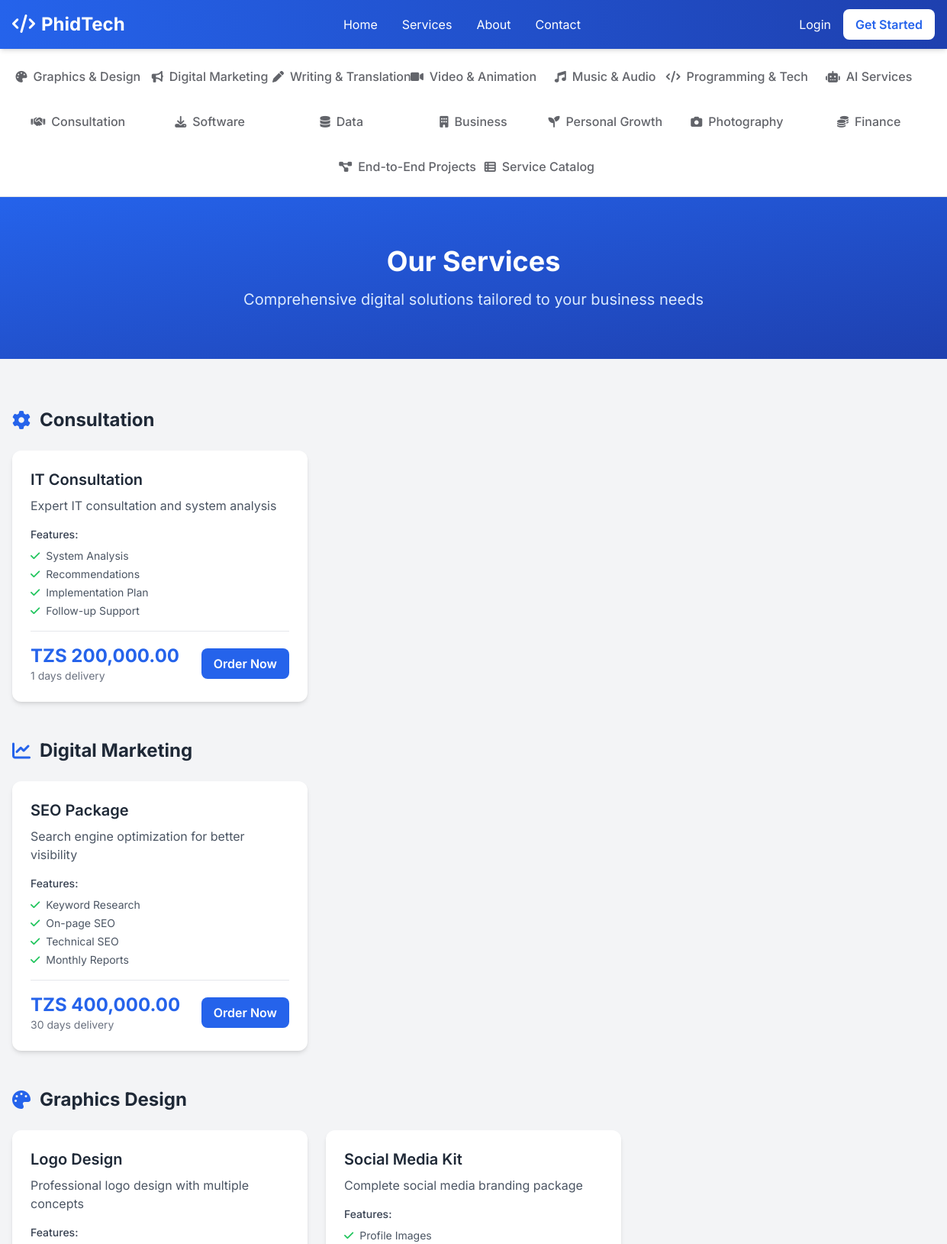
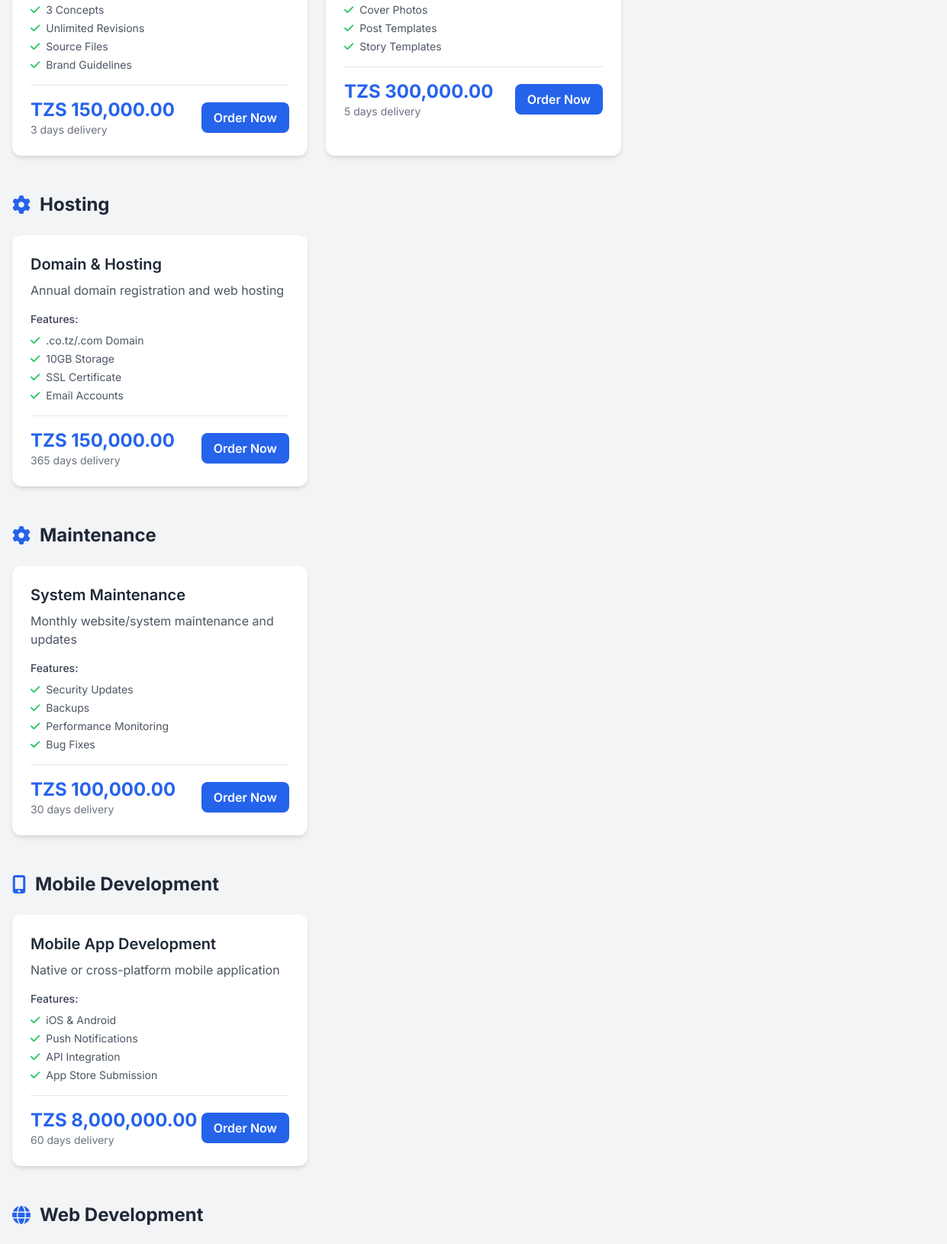
/services.php (upper part), run on the app's committed database (2 pictures, top to bottom).
### tables this page shows
CREATE TABLE services (
    id INT PRIMARY KEY AUTO_INCREMENT,
    name VARCHAR(100) NOT NULL,
    description TEXT,
    category VARCHAR(50),
    base_price DECIMAL(15, 2) NOT NULL,
    duration_days INT DEFAULT 7,
    features TEXT,
    status ENUM('active', 'inactive') DEFAULT 'active',
    created_at TIMESTAMP DEFAULT CURRENT_TIMESTAMP
);

### config/config.php (called while the page is built, shortened)
<?php
function formatCurrency($amount) {
    return 'TZS ' . number_format($amount, 2);
}

### services.php (the view, shortened to what this page needs)
<?php
require_once __DIR__ . '/config/config.php';
$db = new Database();
$conn = $db->getConnection();
$stmt = $conn->query("SELECT * FROM services WHERE status = 'active' ORDER BY category, base_price ASC");
$services = $stmt->fetchAll();
$grouped = [];
foreach ($services as $service) {
    $grouped[$service['category']][] = $service;
}
require_once __DIR__ . '/includes/header.php';
?>
<section class="bg-gradient-to-br from-primary to-secondary text-white py-16">
    <div class="max-w-7xl mx-auto px-4 text-center">
        <h1 class="text-4xl font-bold mb-4">Our Services</h1>
        <p class="text-xl text-blue-100 max-w-2xl mx-auto">
            Comprehensive digital solutions tailored to your business needs
        </p>
    </div>
</section>
<section class="py-16">
    <div class="max-w-7xl mx-auto px-4">
        <?php foreach ($grouped as $category => $categoryServices): ?>
        <div class="mb-12">
            <h2 class="text-2xl font-bold text-gray-800 mb-6 flex items-center">
                <i class="fas fa-<?= $category === 'Web Development' ? 'globe' : ($category === 'Mobile Development' ? 'mobile-alt' : ($category === 'Graphics Design' ? 'palette' : ($category === 'Digital Marketing' ? 'chart-line' : 'cog'))) ?> mr-3 text-primary"></i>
                <?= htmlspecialchars($category) ?>
            </h2>
            <div class="grid grid-cols-1 md:grid-cols-2 lg:grid-cols-3 gap-6">
                <?php foreach ($categoryServices as $service): ?>
                <div class="bg-white rounded-xl shadow-md hover:shadow-xl transition overflow-hidden">
                    <div class="p-6">
                        <h3 class="text-xl font-semibold text-gray-800 mb-2"><?= htmlspecialchars($service['name']) ?></h3>
                        <p class="text-gray-600 mb-4"><?= htmlspecialchars($service['description']) ?></p>
                        <?php if ($service['features']): ?>
                        <div class="mb-4">
                            <p class="text-sm font-medium text-gray-700 mb-2">Features:</p>
                            <ul class="text-sm text-gray-600 space-y-1">
                                <?php foreach (explode(',', $service['features']) as $feature): ?>
                                <li><i class="fas fa-check text-green-500 mr-2"></i><?= trim($feature) ?></li>
                                <?php endforeach; ?>
                            </ul>
                        </div>
                        <?php endif; ?>
                        <div class="flex items-center justify-between pt-4 border-t">
                            <div>
                                <span class="text-2xl font-bold text-primary"><?= formatCurrency($service['base_price']) ?></span>
                                <span class="text-sm text-gray-500 block"><?= $service['duration_days'] ?> days delivery</span>
                            </div>
                            <a href="<?= SITE_URL ?>/order.php?service=<?= $service['id'] ?>"
                               class="bg-primary text-white px-4 py-2 rounded-lg font-semibold hover:bg-secondary transition">
                                Order Now
                            </a>
                        </div>
                    </div>
                </div>
                <?php endforeach; ?>
            </div>
        </div>
        <?php endforeach; ?>
    </div>
</section>
<?php require_once __DIR__ . '/includes/footer.php'; ?>

### includes/header.php (style rules this page uses)
body { font-family: 'Inter', sans-serif; }

### data on the page
services: name "IT Consultation", description "Expert IT consultation and system analysis", features "System Analysis", features "Recommendations", features "Implementation Plan", features "Follow-up Support", base_price "TZS 200,000.00", duration_days "1"
services: name "SEO Package", description "Search engine optimization for better visibility", features "Keyword Research", features "On-page SEO", features "Technical SEO", features "Monthly Reports", base_price "TZS 400,000.00", duration_days "30"
services: name "Logo Design", description "Professional logo design with multiple concepts", features "3 Concepts", features "Unlimited Revisions", features "Source Files", features "Brand Guidelines", base_price "TZS 150,000.00", duration_days "3"
services: name "Social Media Kit", description "Complete social media branding package", features "Profile Images", features "Cover Photos", features "Post Templates", features "Story Templates", base_price "TZS 300,000.00", duration_days "5"
services: name "Domain & Hosting", description "Annual domain registration and web hosting", features ".co.tz/.com Domain", features "10GB Storage", features "SSL Certificate", features "Email Accounts", base_price "TZS 150,000.00", duration_days "365"
services: name "System Maintenance", description "Monthly website/system maintenance and updates", features "Security Updates", features "Backups", features "Performance Monitoring", features "Bug Fixes", base_price "TZS 100,000.00", duration_days "30"
services: name "Mobile App Development", description "Native or cross-platform mobile application", features "iOS & Android", features "Push Notifications", features "API Integration", features "App Store Submission", base_price "TZS 8,000,000.00", duration_days "60"

### other printed values
$category "Consultation"
$category "Digital Marketing"
$category "Graphics Design"
$category "Hosting"
$category "Maintenance"
$category "Mobile Development"
$category "Web Development"
